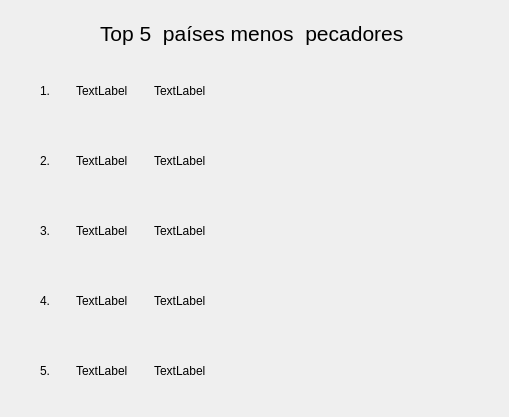
<?xml version="1.0" encoding="UTF-8"?>
<ui version="4.0">
 <class>VentanaTop5</class>
 <widget class="QDialog" name="VentanaTop5">
  <property name="geometry">
   <rect>
    <x>0</x>
    <y>0</y>
    <width>509</width>
    <height>417</height>
   </rect>
  </property>
  <property name="windowTitle">
   <string>Dialog</string>
  </property>
  <widget class="QLabel" name="label">
   <property name="geometry">
    <rect>
     <x>100</x>
     <y>21</y>
     <width>311</width>
     <height>25</height>
    </rect>
   </property>
   <property name="font">
    <font>
     <pointsize>16</pointsize>
    </font>
   </property>
   <property name="text">
    <string>Top 5  países menos  pecadores</string>
   </property>
  </widget>
  <widget class="QLabel" name="Bandera_3">
   <property name="geometry">
    <rect>
     <x>400</x>
     <y>210</y>
     <width>71</width>
     <height>41</height>
    </rect>
   </property>
   <property name="text">
    <string/>
   </property>
   <property name="pixmap">
    <pixmap>:/recursos/imagenes/Bcostarica.png</pixmap>
   </property>
   <property name="scaledContents">
    <bool>true</bool>
   </property>
  </widget>
  <widget class="QLabel" name="Bandera">
   <property name="geometry">
    <rect>
     <x>400</x>
     <y>70</y>
     <width>71</width>
     <height>41</height>
    </rect>
   </property>
   <property name="text">
    <string/>
   </property>
   <property name="scaledContents">
    <bool>true</bool>
   </property>
  </widget>
  <widget class="QWidget" name="layoutWidget">
   <property name="geometry">
    <rect>
     <x>40</x>
     <y>360</y>
     <width>166</width>
     <height>22</height>
    </rect>
   </property>
   <layout class="QHBoxLayout" name="horizontalLayout_5">
    <item>
     <widget class="QLabel" name="label_6">
      <property name="text">
       <string>5.</string>
      </property>
     </widget>
    </item>
    <item>
     <spacer name="horizontalSpacer_5">
      <property name="orientation">
       <enum>Qt::Horizontal</enum>
      </property>
      <property name="sizeHint" stdset="0">
       <size>
        <width>18</width>
        <height>20</height>
       </size>
      </property>
     </spacer>
    </item>
    <item>
     <widget class="QLabel" name="pais5">
      <property name="text">
       <string>TextLabel</string>
      </property>
     </widget>
    </item>
    <item>
     <spacer name="horizontalSpacer_17">
      <property name="orientation">
       <enum>Qt::Horizontal</enum>
      </property>
      <property name="sizeHint" stdset="0">
       <size>
        <width>18</width>
        <height>20</height>
       </size>
      </property>
     </spacer>
    </item>
    <item>
     <widget class="QLabel" name="cantPec_5">
      <property name="text">
       <string>TextLabel</string>
      </property>
     </widget>
    </item>
   </layout>
  </widget>
  <widget class="QWidget" name="layoutWidget_4">
   <property name="geometry">
    <rect>
     <x>40</x>
     <y>290</y>
     <width>166</width>
     <height>22</height>
    </rect>
   </property>
   <layout class="QHBoxLayout" name="horizontalLayout_4">
    <item>
     <widget class="QLabel" name="label_5">
      <property name="text">
       <string>4.</string>
      </property>
     </widget>
    </item>
    <item>
     <spacer name="horizontalSpacer_4">
      <property name="orientation">
       <enum>Qt::Horizontal</enum>
      </property>
      <property name="sizeHint" stdset="0">
       <size>
        <width>18</width>
        <height>20</height>
       </size>
      </property>
     </spacer>
    </item>
    <item>
     <widget class="QLabel" name="pais4">
      <property name="text">
       <string>TextLabel</string>
      </property>
     </widget>
    </item>
    <item>
     <spacer name="horizontalSpacer_15">
      <property name="orientation">
       <enum>Qt::Horizontal</enum>
      </property>
      <property name="sizeHint" stdset="0">
       <size>
        <width>18</width>
        <height>20</height>
       </size>
      </property>
     </spacer>
    </item>
    <item>
     <widget class="QLabel" name="cantPec_4">
      <property name="text">
       <string>TextLabel</string>
      </property>
     </widget>
    </item>
   </layout>
  </widget>
  <widget class="QLabel" name="Bandera_5">
   <property name="geometry">
    <rect>
     <x>400</x>
     <y>350</y>
     <width>71</width>
     <height>41</height>
    </rect>
   </property>
   <property name="text">
    <string/>
   </property>
   <property name="pixmap">
    <pixmap>:/recursos/imagenes/Bcostarica.png</pixmap>
   </property>
   <property name="scaledContents">
    <bool>true</bool>
   </property>
  </widget>
  <widget class="QWidget" name="layoutWidget_6">
   <property name="geometry">
    <rect>
     <x>40</x>
     <y>220</y>
     <width>166</width>
     <height>22</height>
    </rect>
   </property>
   <layout class="QHBoxLayout" name="horizontalLayout_3">
    <item>
     <widget class="QLabel" name="label_4">
      <property name="text">
       <string>3.</string>
      </property>
     </widget>
    </item>
    <item>
     <spacer name="horizontalSpacer_3">
      <property name="orientation">
       <enum>Qt::Horizontal</enum>
      </property>
      <property name="sizeHint" stdset="0">
       <size>
        <width>18</width>
        <height>20</height>
       </size>
      </property>
     </spacer>
    </item>
    <item>
     <widget class="QLabel" name="pais3">
      <property name="text">
       <string>TextLabel</string>
      </property>
     </widget>
    </item>
    <item>
     <spacer name="horizontalSpacer_16">
      <property name="orientation">
       <enum>Qt::Horizontal</enum>
      </property>
      <property name="sizeHint" stdset="0">
       <size>
        <width>18</width>
        <height>20</height>
       </size>
      </property>
     </spacer>
    </item>
    <item>
     <widget class="QLabel" name="cantPec_3">
      <property name="text">
       <string>TextLabel</string>
      </property>
     </widget>
    </item>
   </layout>
  </widget>
  <widget class="QLabel" name="Bandera_4">
   <property name="geometry">
    <rect>
     <x>400</x>
     <y>280</y>
     <width>71</width>
     <height>41</height>
    </rect>
   </property>
   <property name="text">
    <string/>
   </property>
   <property name="pixmap">
    <pixmap>:/recursos/imagenes/Bcostarica.png</pixmap>
   </property>
   <property name="scaledContents">
    <bool>true</bool>
   </property>
  </widget>
  <widget class="QWidget" name="layoutWidget_7">
   <property name="geometry">
    <rect>
     <x>40</x>
     <y>80</y>
     <width>166</width>
     <height>22</height>
    </rect>
   </property>
   <layout class="QHBoxLayout" name="horizontalLayout">
    <item>
     <widget class="QLabel" name="label_2">
      <property name="text">
       <string>1.</string>
      </property>
     </widget>
    </item>
    <item>
     <spacer name="horizontalSpacer">
      <property name="orientation">
       <enum>Qt::Horizontal</enum>
      </property>
      <property name="sizeHint" stdset="0">
       <size>
        <width>18</width>
        <height>20</height>
       </size>
      </property>
     </spacer>
    </item>
    <item>
     <widget class="QLabel" name="pais1">
      <property name="text">
       <string>TextLabel</string>
      </property>
     </widget>
    </item>
    <item>
     <spacer name="horizontalSpacer_14">
      <property name="orientation">
       <enum>Qt::Horizontal</enum>
      </property>
      <property name="sizeHint" stdset="0">
       <size>
        <width>18</width>
        <height>20</height>
       </size>
      </property>
     </spacer>
    </item>
    <item>
     <widget class="QLabel" name="cantPec">
      <property name="text">
       <string>TextLabel</string>
      </property>
     </widget>
    </item>
   </layout>
  </widget>
  <widget class="QLabel" name="Bandera_2">
   <property name="geometry">
    <rect>
     <x>400</x>
     <y>140</y>
     <width>71</width>
     <height>41</height>
    </rect>
   </property>
   <property name="text">
    <string/>
   </property>
   <property name="pixmap">
    <pixmap>:/recursos/imagenes/Bcostarica.png</pixmap>
   </property>
   <property name="scaledContents">
    <bool>true</bool>
   </property>
  </widget>
  <widget class="QWidget" name="layoutWidget_10">
   <property name="geometry">
    <rect>
     <x>40</x>
     <y>150</y>
     <width>166</width>
     <height>22</height>
    </rect>
   </property>
   <layout class="QHBoxLayout" name="horizontalLayout_2">
    <item>
     <widget class="QLabel" name="label_3">
      <property name="text">
       <string>2.</string>
      </property>
     </widget>
    </item>
    <item>
     <spacer name="horizontalSpacer_2">
      <property name="orientation">
       <enum>Qt::Horizontal</enum>
      </property>
      <property name="sizeHint" stdset="0">
       <size>
        <width>18</width>
        <height>20</height>
       </size>
      </property>
     </spacer>
    </item>
    <item>
     <widget class="QLabel" name="pais2">
      <property name="text">
       <string>TextLabel</string>
      </property>
     </widget>
    </item>
    <item>
     <spacer name="horizontalSpacer_18">
      <property name="orientation">
       <enum>Qt::Horizontal</enum>
      </property>
      <property name="sizeHint" stdset="0">
       <size>
        <width>18</width>
        <height>20</height>
       </size>
      </property>
     </spacer>
    </item>
    <item>
     <widget class="QLabel" name="cantPec_2">
      <property name="text">
       <string>TextLabel</string>
      </property>
     </widget>
    </item>
   </layout>
  </widget>
 </widget>
 <resources/>
 <connections/>
</ui>
